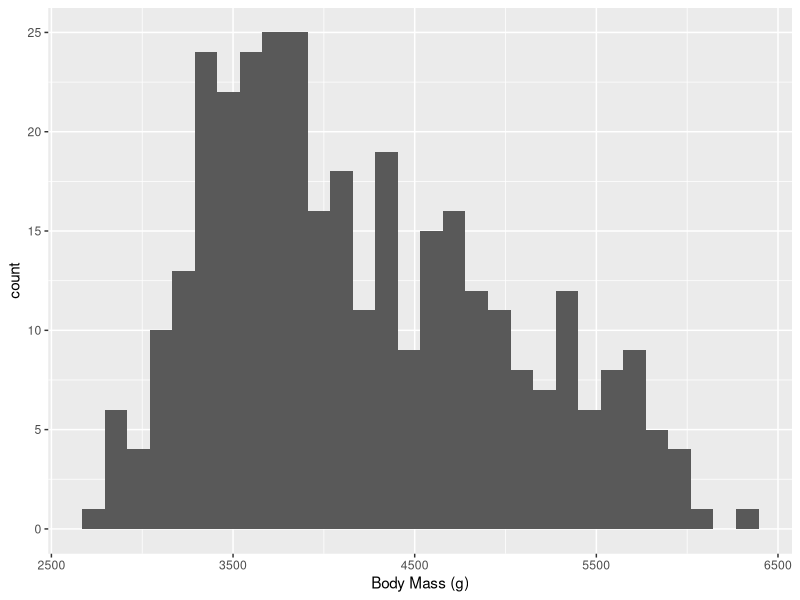
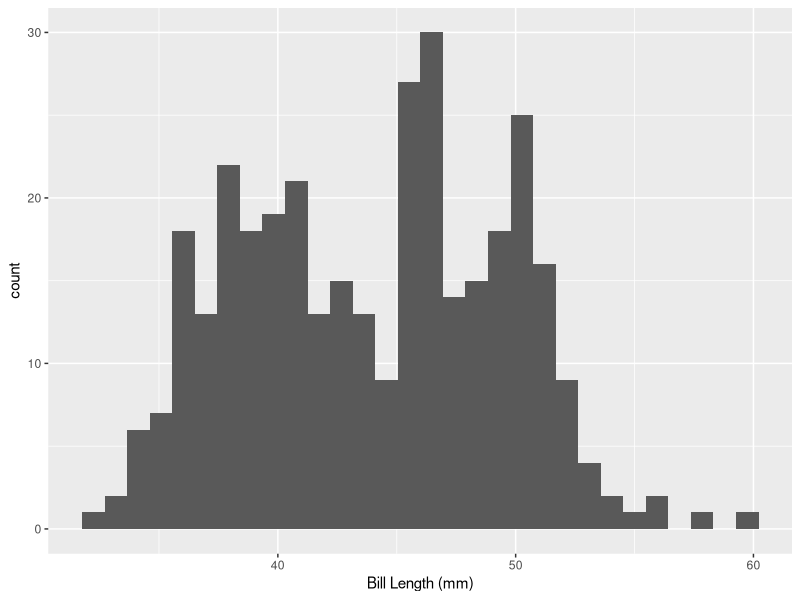

Write R code to recreate these figures, in order.
## ---- chunk 1
knitr::opts_chunk$set(echo = TRUE)
## ---- chunk 2
# function_name <- function(inputs) {
#   output <- do_something(inputs)
#   return(output)
# }
## ---- chunk 3
calc_shrub_vol <- function(length, width, height) {
  volume <- length * width * height
  return(volume)
}
## ---- chunk 4
calc_shrub_vol(0.8, 1.6, 2.0)
## ---- chunk 5
shrub_vol <- calc_shrub_vol(0.8, 1.6, 2.0)
## ---- chunk 6
calc_shrub_vol <- function(length, width, height = 1) {
  area <- length * width
  volume <- area * height
  return(volume)
}

calc_shrub_vol(0.8, 1.6)
calc_shrub_vol(0.8, 1.6, 2.0)
calc_shrub_vol(length = 0.8, width = 1.6, height = 2.0)
## ---- chunk 7
calc_shrub_vol(height = 2.0, length = 0.8, width = 1.6)
## ---- chunk 8
calc_shrub_vol(0.8, 1.6, height = 2.0)
## ---- chunk 9
est_shrub_mass <- function(volume){
  mass <- 2.65 * volume^0.9
}

shrub_volume <- calc_shrub_vol(0.8, 1.6, 2.0)
shrub_mass <- est_shrub_mass(shrub_volume)
## ---- chunk 10
#library(dplyr)
shrub_mass <- calc_shrub_vol(0.8, 1.6, 2.0) |> 
  est_shrub_mass()
## ---- chunk 11
# vectors
lengths <- c(1.2, 3, 4.7, 0.3)
widths <- c(0.5, 2.0, 4.2, 1.0)
heights <- c(1.1, 2.2, 3.0, 0.7)

calc_shrub_vol(lengths, widths, heights)

# data frame
shrub_dimensions <- data.frame(length = lengths, width = widths, height = heights)
calc_shrub_vol(shrub_dimensions$length,
               shrub_dimensions$width,
               shrub_dimensions$height)
## ---- chunk 12
shrub_dimensions |> 
  dplyr::mutate(volume = calc_shrub_vol(length, width, height))
## ---- chunk 13
library(ggplot2)
library(palmerpenguins)

penguins <- penguins
## ---- chunk 14
make_plot <- function(df, column, label) {
    ggplot(data = df, mapping = aes(x = {{ column }})) +
    geom_histogram() +
    xlab(label)
}

make_plot(penguins, body_mass_g, "Body Mass (g)")
make_plot(penguins, bill_length_mm, "Bill Length (mm)")
